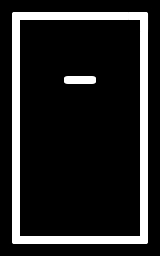

Below is a game level as drawn by its tile map, then a one-line description and the .tmx file that defines it, in full:
An orthogonal 5x8 tile map with 32x32 px tiles, 1 tile layer (Tile Layer 1) and 7 objects.

<map version="1.0" tiledversion="1.1.6" orientation="orthogonal" renderorder="right-down" width="5" height="8" tilewidth="32" tileheight="32" infinite="0" nextobjectid="38">
 <properties>
  <property name="hue" type="int" value="180" />
 </properties>
 <tileset firstgid="1" name="tileset" tilewidth="32" tileheight="32" tilecount="16" columns="16">
  <image source="../graphics/tileset.png" width="512" height="32" />
 </tileset>
 <layer name="Tile Layer 1" width="5" height="8">
  <data encoding="csv">
8,3,3,3,7,
11,0,0,0,11,
11,0,1,0,11,
11,0,0,0,11,
11,0,0,0,11,
11,0,0,0,11,
11,0,0,0,11,
6,3,3,3,5
</data>
 </layer>
 <objectgroup name="Obstacles">
  <object id="22" x="64.3333" y="77.3333" width="30.6667" height="6" />
  <object id="31" x="20.5" y="235" width="119" height="8" />
  <object id="34" x="12" y="12" width="8" height="231" />
  <object id="35" x="139.5" y="11" width="8" height="231.5" />
  <object id="36" x="20" y="12" width="120.5" height="7.5" />
 </objectgroup>
 <objectgroup name="Player">
  <object id="1" x="64" y="44" width="32" height="32" />
 </objectgroup>
 <objectgroup name="Finish">
  <object id="3" x="48" y="172" width="64" height="64" />
 </objectgroup>
</map>
